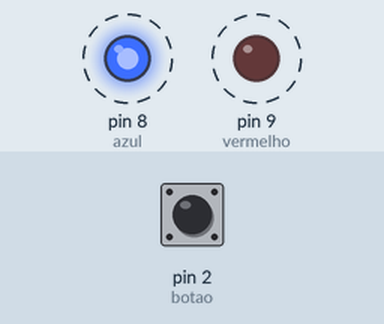
Recording of a sketch running on a simulated Arduino Uno, built with avr-gcc and run on an emulated ATmega328P. Parts: output pins drawn as LEDs (lit = HIGH). Dashed ring = blinking. The inputs (shaded band) are chosen by the test bench; at power-on: pin 2 (botao) HIGH.

Above: at 2.3 s.
2.4 s: pin 2 (botao) pulled LOW for 1 s
At 3.1 s:
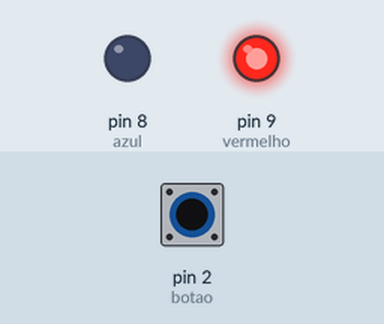
At 3.87 s:
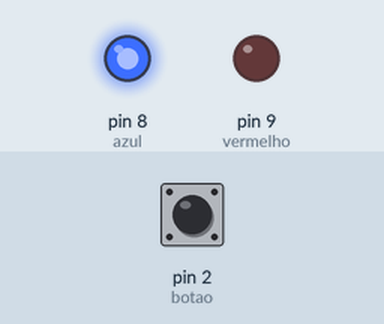
Timing chart, 0 to 11.5 s (numbered marks = the images above; inputs shaded):
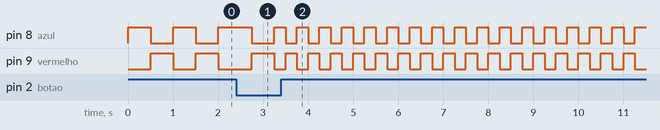

The sketch:

led_piscante_interativo.ino
```cpp
int azul = 8;
int vermelho = 9;
int botao = 2;

void setup(){
  pinMode(azul,OUTPUT);
  pinMode(vermelho, OUTPUT);
  pinMode(botao,INPUT_PULLUP);
}

void loop(){
  digitalWrite(azul,HIGH);
  digitalWrite(vermelho,LOW);
  delay(500);

  if (digitalRead(botao) == LOW){
    mudar();
  }
  digitalWrite(vermelho,HIGH);
  digitalWrite(azul,LOW);
  delay(500);

  if (digitalRead(botao) == LOW){
    mudar();
  }
}

void mudar(){
  while(1){
    digitalWrite(azul,HIGH);
    digitalWrite(vermelho,LOW);
    delay(250);

    if(digitalRead(botao) == LOW){
      break;
    }

    digitalWrite(vermelho,HIGH);
    digitalWrite(azul,LOW);
    delay(250);

    if(digitalRead(botao) == LOW){
      break;
    }
  }
}
```

Measured:
- by itself, pin 8 (azul): repeats every 0.50 s: HIGH 0.25 s, LOW 0.25 s
- by itself, pin 9 (vermelho): repeats every 0.50 s: LOW 0.25 s, HIGH 0.25 s
